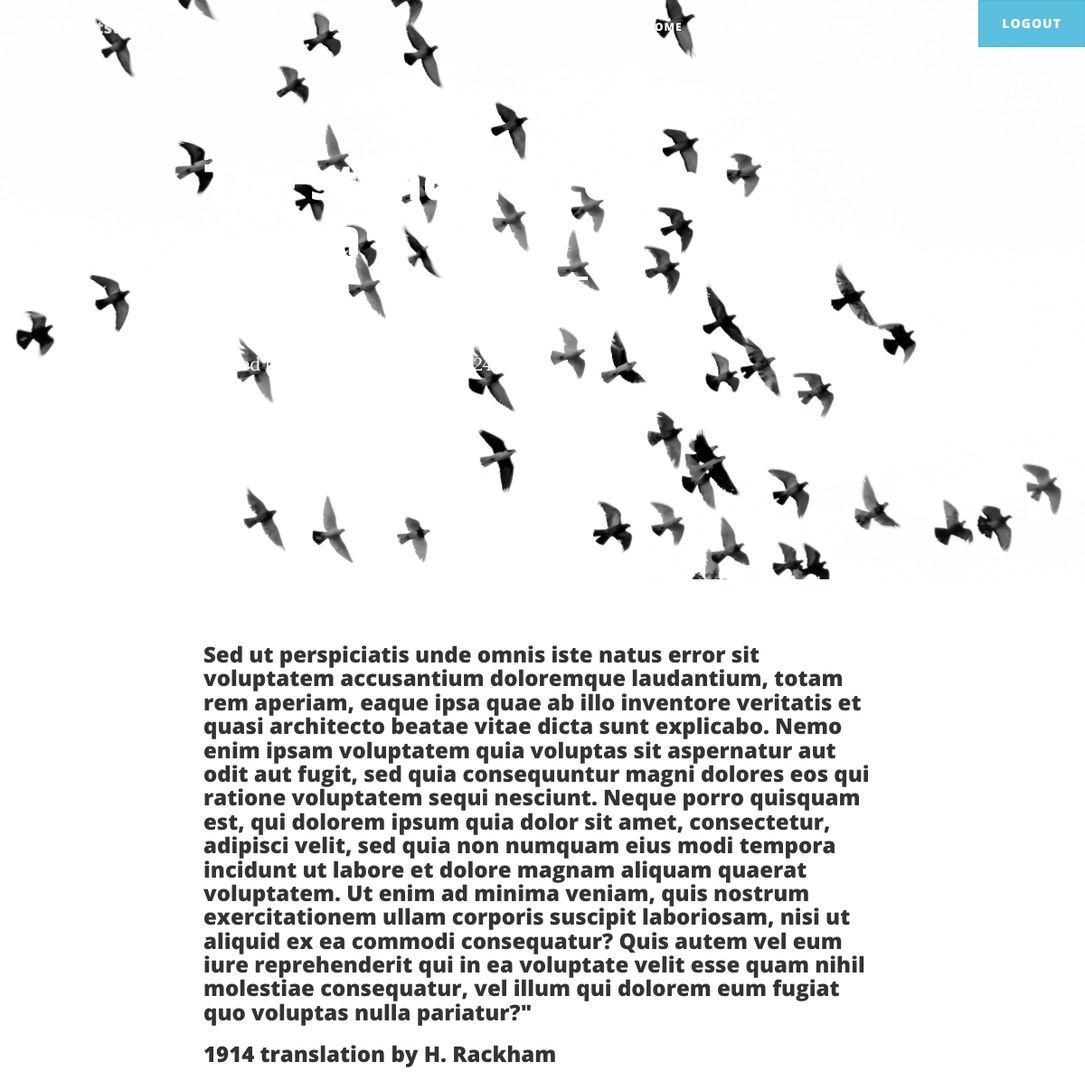
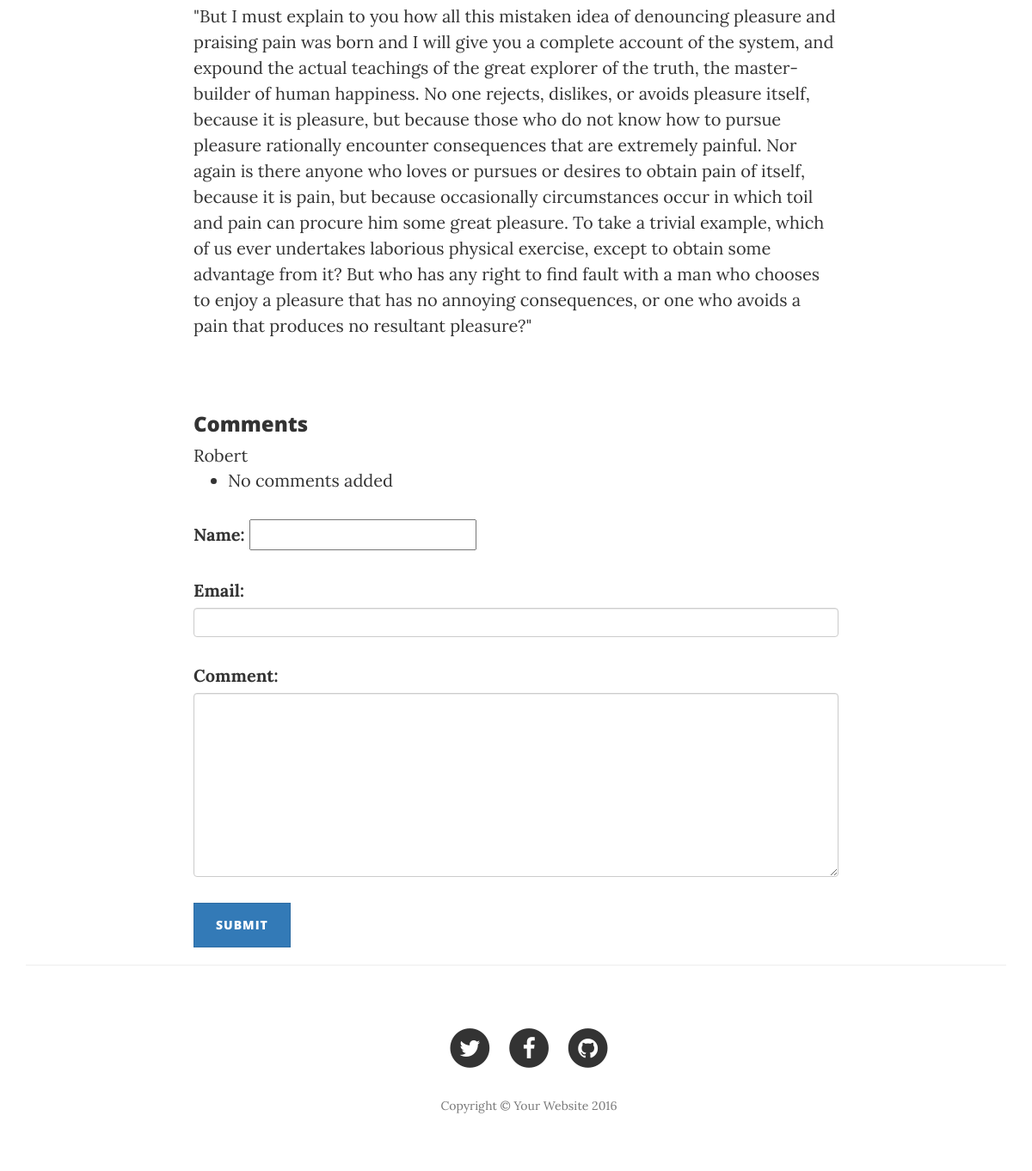
The app's page /blog-post/5/ (signed in) with its own data (2 pictures, top to bottom).
### blog_app/models.py (models this page shows, shortened)
class   BlogPost(models.Model):
      title=models.CharField(max_length=300)
      description=models.TextField()
      content=RichTextField()
      published_date=models.DateField(auto_now_add=True)
      post_banner=models.ImageField(upload_to="blogpost/")
      owner=models.ForeignKey(Author, on_delete=models.CASCADE, default=1)

class Author(models.Model):
      names=models.CharField(max_length=200)
      email=models.EmailField(max_length=255)

### blog_app/views.py (the view, shortened to what this page needs)
# urls.py: path('blog-post/<int:post_id>/', blog_detail_page, name="blog-post"),
def blog_detail_page(request, post_id):
    if not request.user.is_authenticated:
        return redirect('user-login')
    else:
        blog_post=BlogPost.objects.get(id=post_id)
        cookie=request.COOKIES.get('first_cookie')
    form=AddCommentForm()
    context={
        "post":blog_post,
        'comment_form':form,
        'first_cookie' :cookie
    }
    return render(request, "main/post.html", context)

### blog_app/forms.py
class AddCommentForm(forms.ModelForm):
    class Meta:
        model=CommentPost
        fields=['name', 'email', 'comment']
        widgets={
            'names':forms.TextInput(attrs={'class':'form-control'}),
            'email':forms.EmailInput(attrs={'class':"form-control"}),
            'comment':forms.Textarea(attrs={'class':"form-control"}),
        }

### templates/main/post.html (shortened to what this page needs)
{%extends "base.html"%}
{%load static%}
{%block content%}
    <header class="intro-header" style="background-image: url({{post.post_banner.url}})">
        <div class="container">
            <div class="row">
                <div class="col-lg-8 col-lg-offset-2 col-md-10 col-md-offset-1">
                    <div class="post-heading">
                        <h1>{{post.title}}</h1>
                        <hr class="small">
                        <span class="subheading">POST.</span>
                        <p class="post-meta">Posted by {{post.owner.names}}</a> on {{post.published_date}}</p>
                        <h2>{{first_cookie}}</h2>
                    </div>
                </div>
            </div>
        </div>
    </header>
    <div class="container">
        <div class="row">
            <div class="col-lg-8 col-lg-offset-2 col-md-10 col-md-offset-1">
             {{post.content|safe}}
            </div>
             <div class="col-lg-8 col-lg-offset-2 col-md-10 col-md-offset-1">
                <h3>Comments</h3>
                <a href="{% url 'profile' post.owner.id %}"> {{post.owner.names}}</a>
                <ul>{% if comments %}
                    {%for comment in comments%}
                <li>{{comment.name}}
                    {{comment.comment}}
                </li>
                {% endfor %}
                {%else%}
                <li>No comments added</li>
            {% endif %}
                </ul>
                <form action="" method="post">
                    {{comment_form.as_p}}
                    <input type="submit" class="btn btn-primary" value="submit">
                </form>
        </div>
    </div>
    <hr>
{%endblock content %}

### records on screen
BlogPost: post_banner (picture), title "The standard Lorem Ipsum", published_date "April 29, 2024", content "Sed ut perspiciatis unde omnis iste natus error sit voluptatem accusantium doloremque laudantium, totam rem aperiam, eaque ipsa quae ab illo inventore veritatis et quasi architecto beatae vitae dicta sunt explicabo. Nemo enim ipsam voluptatem quia voluptas sit aspernatur aut odit aut fugit, sed quia consequuntur magni dolores eos qui ratione voluptatem sequi nesciunt. Neque porro quisquam est, qui dolorem ipsum quia dolor sit amet, consectetur, adipisci velit, sed quia non numquam eius modi tempora incidunt ut labore et dolore magnam aliquam quaerat voluptatem. Ut enim ad minima veniam, quis nostrum exercitationem ullam corporis suscipit laboriosam, nisi ut aliquid ex ea commodi…", owner.names "Robert"
